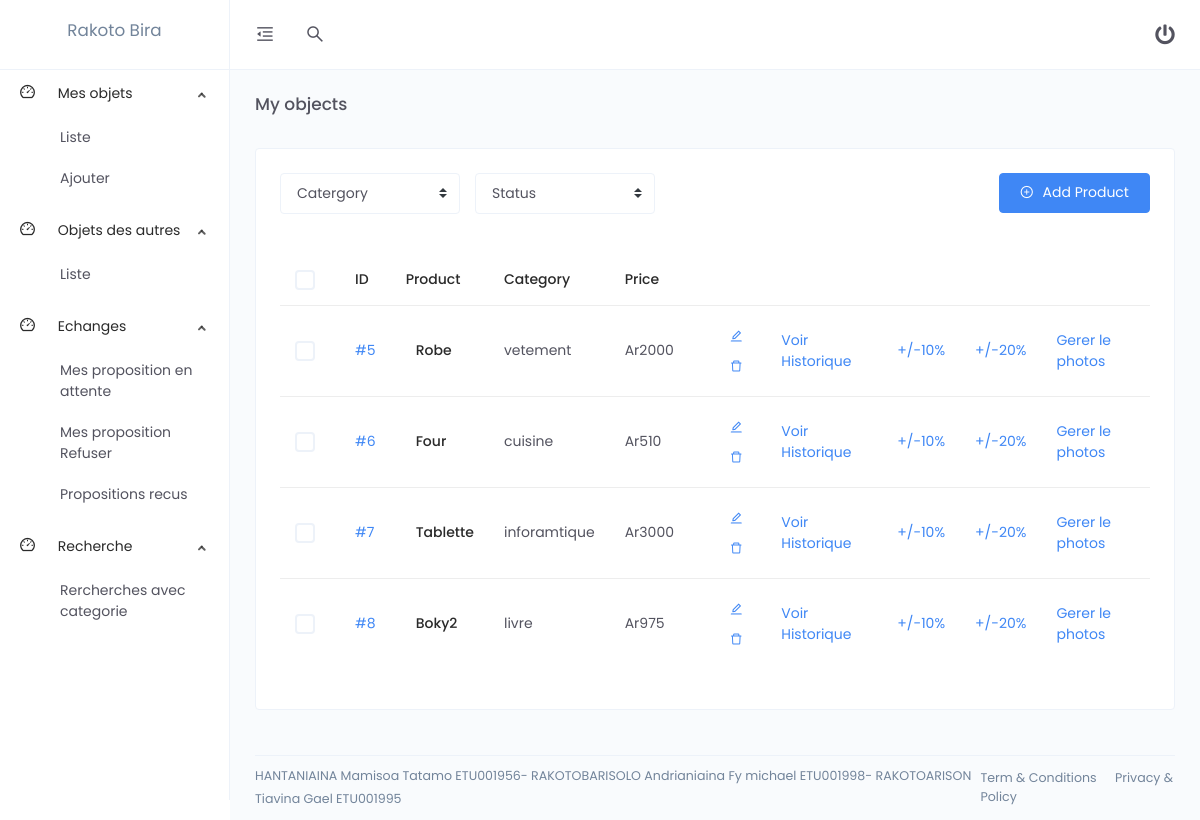
Screenshot of /front (signed in) with the database file from the repository.
### tables this page shows
CREATE TABLE objet(
    id int primary key AUTO_INCREMENT,
    idUser int,
    idCategory int,
    titre varchar(50),
    description varchar(50),
    photos text,
    prix_estimatif double,
    foreign key(idUser) references users(id),
    foreign key(idCategory) references category(id)
);

CREATE TABLE category(
    id int primary key AUTO_INCREMENT,
    name varchar(50) 
);

### application/views/front.php (called while the page is built, shortened)
<?php
$this->load->view("front/header");
$this->load->view("front/".$contents);
?>

### application/controllers/Front.php (called while the page is built, shortened)
<?php
class Front extends CI_Controller
{
    public function __construct()
    {
        $this->load->model('objet_model');
        $this->load->helper('form');
        $this->load->library('form_validation');
    }
    public function index()
    {
        $info = array();
        $info['name'] = $this->session->userdata('name');
        $info['contents'] = 'main';
        $id = $this->session->userdata('logged');
        $info['list'] = $this->objet_model->get_user_list($id);
        $info['del']  = '';
        $this->load->view('front', $info);
    }
}

### index.php (called while the page is built, shortened)
<?php
require_once BASEPATH.'core/CodeIgniter.php';

### application/models/Objet_model.php (called while the page is built, shortened)
<?php
class Objet_model extends CI_Model
{
    public function get_user_list($id){
        $result = [];
        $i=0;
        $req = "select objet.id,category.name,objet.titre,objet.prix_estimatif from objet join category on objet.idcategory=category.id where idUser=%d";
        $req = sprintf($req,$id);
        $sql = $this->db->query($req);
        foreach ($sql->result_array() as $row){
            $result[$i]['id'] = $row['id'];
            $result[$i]['titre'] = $row['titre'];
            $result[$i]['category'] = $row['name'];
            $result[$i]['prix_estimatif'] = $row['prix_estimatif'];
            $i++;
        }
        return $result;
    }
}
?>

### application/views/front/main.php (the view, shortened to what this page needs)
<div class="page-header">
                        <h2 class="header-title">My objects</h2>
                    </div>
<div class="card">
                        <div class="card-body">
                            <div class="row m-b-30">
                                <div class="col-lg-8">
                                    <div class="d-md-flex">
                                        <div class="m-b-10 m-r-15">
                                            <select class="custom-select" style="min-width: 180px;">
                                                <option selected>Catergory</option>
                                            </select>
                                        </div>
                                        <div class="m-b-10">
                                            <select class="custom-select" style="min-width: 180px;">
                                                <option selected>Status</option>
                                            </select>
                                        </div>
                                    </div>
                                </div>
                                <div class="col-lg-4 text-right">
                                    <button class="btn btn-primary">
                                        <i class="anticon anticon-plus-circle m-r-5"></i>
                                        <span><a style="color:white" href="<?php su('front/new_object')?>">Add Product</a></span>
                                    </button>
                                </div>
                            </div>
                            <div class="table-responsive">
                                <table class="table table-hover e-commerce-table">
                                    <thead>
                                        <tr>
                                            <th>
                                                <div class="checkbox">
                                                    <label for="checkAll" class="m-b-0"></label>
                                                </div>
                                            </th>
                                            <th>ID</th>
                                            <th>Product</th>
                                            <th>Category</th>
                                            <th>Price</th>
                                            <th></th>
                                            <th></th>
                                            <th></th>
                                            <th></th>
                                            <th></th>
                                        </tr>
                                    </thead>
                                    <tbody>
                                        <?php
                                        for ($i=0; $i < count($list); $i++) {
                                            ?>
                                            <tr>
                                            <td>
                                                <div class="checkbox">
                                                    <label for="check-item-1" class="m-b-0"></label>
                                                </div>
                                            </td>
                                            <td>
                                                <a href="<?php su('front/details_objet?idobjet='.$list[$i]['id'])?>">#<?php echo $list[$i]['id']?></a>
                                            </td>
                                            <td>
                                                <div class="d-flex align-items-center">
                                                    <h6 class="m-b-0 m-l-10"><?php echo $list[$i]['titre']?></h6>
                                                </div>
                                            </td>
                                            <td><?php echo $list[$i]['category']?></td>
                                            <td>Ar<?php echo $list[$i]['prix_estimatif']?></td>
                                            <td class="text-right">
                                                <button class="btn btn-icon btn-hover btn-sm btn-rounded pull-right">
                                                    <a href="<?php su('front/objet_update?idobjet='.$list[$i]['id'])?>"><i class="anticon anticon-edit"></i></a>
                                                </button>
                                                <button class="btn btn-icon btn-hover btn-sm btn-rounded">
                                                <a href="<?php su('front/object_delete?idobjet='.$list[$i]['id'])?>"><i class="anticon anticon-delete"></i>
</a>
                                            </button>
                                            </td>
                                            <td>
                                                <a href="<?php su('Frontechange/getHisto/'.$list[$i]['id'])?>">Voir Historique</a>
                                            </td>
                                            <td class="text-right">
                                                <a href="<?php su('front/listecompris?idobjet='.$list[$i]['id'].'&percent=10&price='.$list[$i]['prix_estimatif'])?>">+/-10%</a>
                                            </td>
                                            <td>
                                                <a href="<?php su('front/listecompris?idobjet='.$list[$i]['id'].'&percent=20&price='.$list[$i]['prix_estimatif'])?>">+/-20%</a>
                                            </td>
                                            <td>
                                                <a href="<?php su('front/gererphotos?idobjet='.$list[$i]['id'])?>">Gerer le photos</a>
                                            </td>
                                        </tr>
                                            <?php
                                        }
                                        ?>
                                    </tbody>
                                </table>
                            </div>
                        </div>
                    </div>

### rows the page displays
objet: id "5", titre "Robe", prix_estimatif "2000"
category: name "vetement"
objet: id "6", titre "Four", prix_estimatif "510"
category: name "cuisine"
objet: id "7", titre "Tablette", prix_estimatif "3000"
category: name "inforamtique"
objet: id "8", titre "Boky2", prix_estimatif "975"
category: name "livre"

### other values shown
$name "Rakoto Bira"
